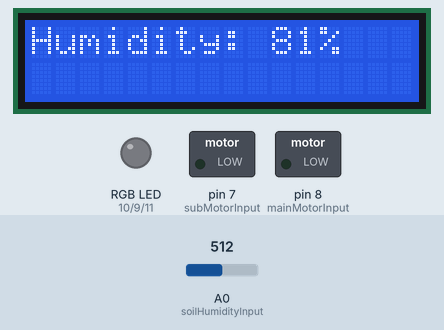
The sketch below on a simulated Arduino Uno, built with avr-gcc and run on an emulated ATmega328P. Parts: 16×2 character LCD, switched loads named in the sketch (green lamp = pin HIGH), an RGB LED mixed from three pins (HIGH = lit). The test bench sets the inputs (shaded band); at power-on: A0 (soilHumidityInput) = 512. What the sketch prints to the serial monitor is not drawn.

Above: at 6.3 s.
6.4 s: A0 (soilHumidityInput) set to 864
At 7.1 s:
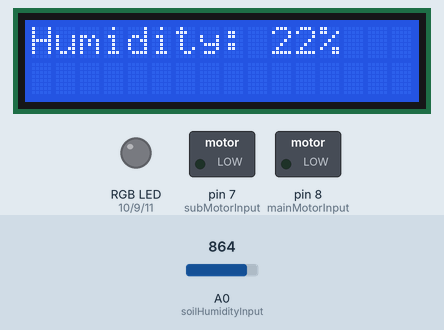
9.4 s: A0 (soilHumidityInput) set to 891
At 10.4 s:
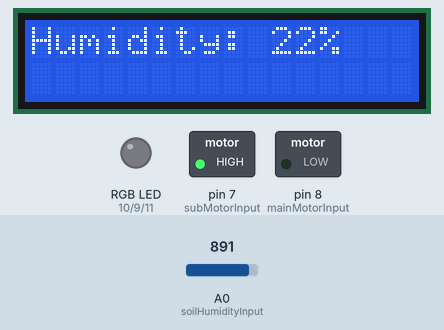
At 14.42 s:
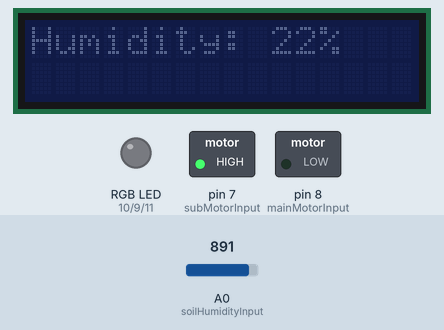
Timing chart, 0 to 15.9 s (numbered marks = the images above; inputs shaded):
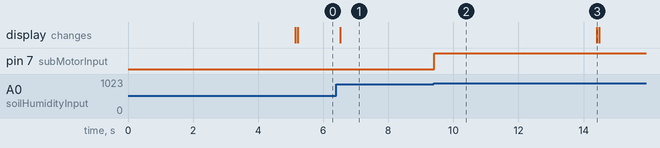

The sketch:

__.ino
```cpp
#include "CONTROLLER.h"
/* parameters defines wheter log or not */
Controller controller(true);

/* SET UPS */
void setup() {
  // put your setup code here, to run once:
  controller.init();
}

/* LOOP */
void loop() {
  // put your main code here, to run repeatedly;
  controller.start();
}
```

CONTROLLER.h
```cpp
/* CONTROLLER HEADER */
#ifndef CONTROLLER_H
#define CONTROLLER_H

/* INCLUDES */
#include <Arduino.h>
#include "LOGGER.h"
#include "RGB_LIGHT.h"
#include "SOIL_HUMIDITY.h"
#include "MOTOR_PUMP.h"
#include "LCD_DISPLAY.h"

class Controller {
  private:
    Logger logger;
    RGBLight rgb;
    SoilHumidity soilHumidity;
    MotorPump motorPump;
    LCDDisplay lcd;
  public:
    /* constructor */
    Controller(bool debug): logger("controller", debug), rgb(debug), soilHumidity(debug), motorPump(debug), lcd(debug) {};
    void notifyStatus() { lcd.print(0, 0, "Humidity: " + String(soilHumidity.calc()) + "%"); };
    void init() {
      logger.init();
      rgb.init();
      motorPump.init();
      lcd.init();
    };

    void finishHydrate() {
      motorPump.finishHydrate();
    };
    void start() {
      notifyStatus();
      if (soilHumidity.calc() < 20) { /* needs hydration */
        motorPump.startHydrate();
        lcd.blink();
      } else { /* no need hydration */
        finishHydrate();
        motorPump.finishHydrate();
      }
    }
};

#endif
```

LOGGER.h
```cpp
/* LOGGER HEADER */
#ifndef LOGGER_H
#define LOGGER_H
#include <Arduino.h>

class Logger {
  private:
    String startingMsg;
    bool debugMode;
  public:
    /* constructor */
    Logger(String msg, bool debug) {
      startingMsg = msg;
      debugMode = debug;
    };
    void init() {
      Serial.begin(9600);
    };
    void log(String str) {
      if (debugMode == false) return; /* guard */
      Serial.println(startingMsg + ": " + str);
    };
};

#endif
```

MOTOR_PUMP.h
```cpp
/* MOTOR PUMP HEADER */
#ifndef MOTOR_PUMP_H
#define MOTOR_PUMP_H
#include <Arduino.h>

class MotorPump {
  private:
    int mainMotorInput;
    int subMotorInput;
    Logger logger;
  public:
    /* constructor */
    MotorPump(bool debug): logger("motor", debug) {
      mainMotorInput = 8;
      subMotorInput = 7;
    };
    void init() {
      pinMode(mainMotorInput, OUTPUT);
      pinMode(subMotorInput, OUTPUT);
    };
    void startHydrate() {
      logger.log("/* START HYDRATE */");
      digitalWrite(mainMotorInput, LOW);
      digitalWrite(subMotorInput, HIGH);
    };
    void finishHydrate() {
      logger.log("/* FINISH HYDRATE */");
      digitalWrite(mainMotorInput, LOW);
      digitalWrite(subMotorInput, LOW);
    };
};

#endif
```

RGB_LIGHT.h
```cpp
/* RGBLIGHT HEADER */
#ifndef RGB_LIGHT_H
#define RGB_LIGHT_H
#include <Arduino.h>

class RGBLight {
  private:
    int blueLightInput;
    int redLightInput;
    int greenLightInput;
    Logger logger;
    void setLight(int lightInput, bool lightOn) {
      if (lightOn) digitalWrite(lightInput, HIGH);
      else digitalWrite(lightInput, LOW);
    };
  public:
    /* constructor */
    RGBLight(bool debug): logger("rgb", debug) {
      blueLightInput = 11;
      redLightInput = 10;
      greenLightInput = 9;
    };
    void init() {
      pinMode(blueLightInput, OUTPUT);
      pinMode(redLightInput, OUTPUT);
      pinMode(greenLightInput, OUTPUT);
    };
    /* manipulate red light */
    void onRed() { setLight(redLightInput, true); };
    void offRed() { setLight(redLightInput, false); };
    /* manipulate green light */
    void onGreen() { setLight(greenLightInput, true); };
    void offGreen() { setLight(greenLightInput, false); };
    /* manipulate blue light */
    void onBlue() { setLight(blueLightInput, true); };
    void offBlue() { setLight(blueLightInput, false); };
    void turnAllOn() {
      onRed();
      onGreen();
      onBlue();
    };
    void turnAllOff() {
      offRed();
      offGreen();
      offBlue();
    }
};

#endif
```

SOIL_HUMIDITY.h
```cpp
/* SOIL HUMIDITY HEADER */
#ifndef SOIL_HUMIDITY_H
#define SOIL_HUMIDITY_H
#include <Arduino.h>

class SoilHumidity {
  private:
    int soilHumidityInput;
    Logger logger;
  public:
    /* constructor */
    SoilHumidity(bool debug): logger("soil", debug) {
      soilHumidityInput = A0;
    };
    int calc() {
      int soilHumidity = map(analogRead(soilHumidityInput), 1000, 400, 0 , 100);
      if (soilHumidity > 100) return 100;
      else if (soilHumidity < 0) return 0;
      else return soilHumidity;
    };
};

#endif
```

LCD_DISPLAY.h
```cpp
/* LCD DISPLAY HEADER */
#ifndef LCD_DISPLAY_H
#define LCD_DISPLAY_H
#include <Arduino.h>
#include <LiquidCrystal_I2C.h>

class LCDDisplay {
  private:
    LiquidCrystal_I2C lcd;
    Logger logger;
  public:
    /* constructor */
    LCDDisplay(bool debug): lcd(0x27, 16, 2), logger("lcd", debug) {};
    void init() {
      lcd.init();
      clear();
      welcomeMsg();
    };
    void welcomeMsg() {
      print(0, 0, "Welcome, Eddie.");
      blink();
    };
    /** @description: clear display */
    void clear() { lcd.clear(); };
    /** @description: off backlight of display */
    void noBacklight() { lcd.noBacklight(); };
    /** @description: on backlight of display */
    void backlight() { lcd.backlight(); };
    /** @description: print msg on display */
    void print(int cols, int rows, String msg) {
      lcd.begin(cols, rows);
      lcd.print(msg);
    }
    /** @description: blink backlight to notifiy */
    void blink() {
      backlight();
      delay(5000);
      noBacklight();
    };
};

#endif
```

Measured:
- the behaviour switches between 880 and 881 on A0 (soilHumidityInput) (found by bisection; images 1 and 2)
- after the input at 6.4 s, the display: changes after 0.12 s (image 1)
- after the input at 9.4 s, pin 7 (subMotorInput): LOW → HIGH at once
